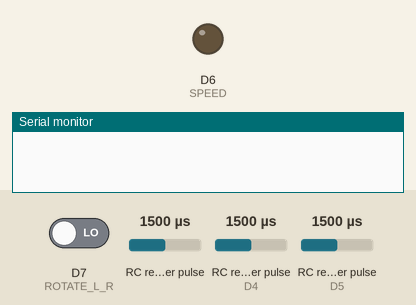
Simulated run of this sketch. Board: ESP8266 (NodeMCU). On the bench: output pins drawn as LEDs (lit = HIGH), the last lines printed to the serial monitor. Wiring (inferred from the names in the program): 3 × RC receiver channel: data D3 / data D4 / data D5. The inputs (shaded band) are chosen by the test bench; at power-on: D7 (ROTATE_L_R) LOW, RC receiver pulse 1500 µs, RC receiver pulse (sensors on D4, D5) 1500 µs.

Above: at 0.0 s.
At 1.1 s:
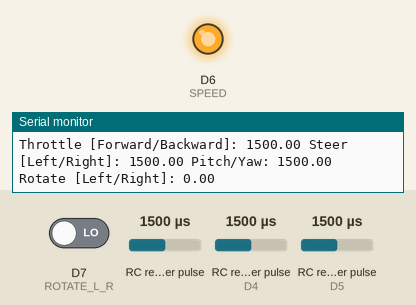
Timing chart, 0 to 2.6 s (numbered marks = the images above):
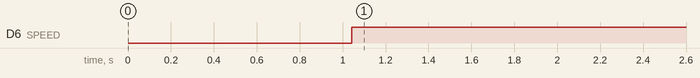

Measured:
- by itself, D6 (SPEED): LOW → HIGH at 1.0 s

The sketch:

pwm_ll_channels.ino
```cpp
// (licence header left out)
// declare channels
double channel_1;
double channel_2;
double channel_3;
double channel_4;
//int channel_5;
//int channel_6;

// Declare Digital pins
int THROTTLE_FW_BW = D5;
int STEER_L_R = D3;
int PITCH_YAW = D4;
int ROTATE_L_R = D7;
//int NAV_LIGHTS = D5;
//int BEACON = D0;
int SPEED = D6;

// Initialize inputs
void setup(){
  pinMode(THROTTLE_FW_BW, INPUT);
  pinMode(STEER_L_R, INPUT);
  pinMode(PITCH_YAW, INPUT);
  pinMode(ROTATE_L_R, INPUT);
  pinMode(SPEED, OUTPUT);
  // outlines
//  pinMode(NAV_LIGHTS, INPUT_PULLUP);
//  pinMode(BEACON, INPUT_PULLUP);
  Serial.begin(9600);

}

void loop(){
  channel_1 = pulseIn(THROTTLE_FW_BW, HIGH);
  channel_2 = pulseIn(STEER_L_R, HIGH);
  channel_3 = pulseIn(PITCH_YAW, HIGH);
  channel_4 = pulseIn(ROTATE_L_R, HIGH);
  analogWrite(SPEED, channel_1);
  // outlines
//  channel_5 = digitalRead(NAV_LIGHTS);
//  channel_6 = digitalRead(BEACON);
  // TERMINAL VIEW
  Serial.print("Throttle [Forward/Backward]: ");
  Serial.print(channel_1);Serial.print(" ");
  Serial.print("Steer [Left/Right]: ");
  Serial.print(channel_2);Serial.print(" ");
  Serial.print("Pitch/Yaw: ");
  Serial.print(channel_3);Serial.print(" ");
  Serial.print("Rotate [Left/Right]: ");
  Serial.print(channel_4);
  // Buttons
//  if (channel_5 == LOW){
//    Serial.println("Navigation Lights: ");
//    Serial.print("PRESSED");Serial.print(" ");}
//    else{
//      Serial.println("Navigation Lights: ");
//      Serial.print("--");Serial.print(" ");
//    }
//   if (channel_6 == LOW){
//    Serial.print("Beacons: ");
//    Serial.print("PRESSED");Serial.print(" ");}
//    else{
//      Serial.print("Beacons: ");
//    Serial.print("--");Serial.print(" ");
//    }
  Serial.println(" ");

}

// END
```
